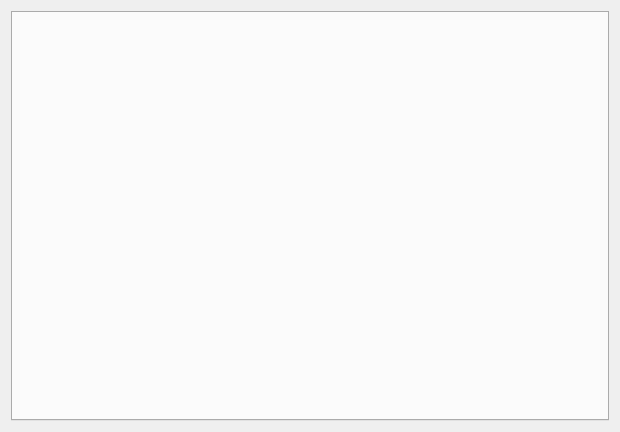
<?xml version="1.0" encoding="UTF-8"?>
<ui version="4.0">
 <class>DealTab</class>
 <widget class="QDialog" name="DealTab">
  <property name="geometry">
   <rect>
    <x>0</x>
    <y>0</y>
    <width>620</width>
    <height>432</height>
   </rect>
  </property>
  <property name="windowTitle">
   <string>Dialog</string>
  </property>
  <layout class="QGridLayout" name="gridLayout">
   <item row="0" column="0">
    <widget class="QTabWidget" name="tab_widget_deals">
     <property name="tabPosition">
      <enum>QTabWidget::East</enum>
     </property>
    </widget>
   </item>
  </layout>
 </widget>
 <resources/>
 <connections/>
</ui>
